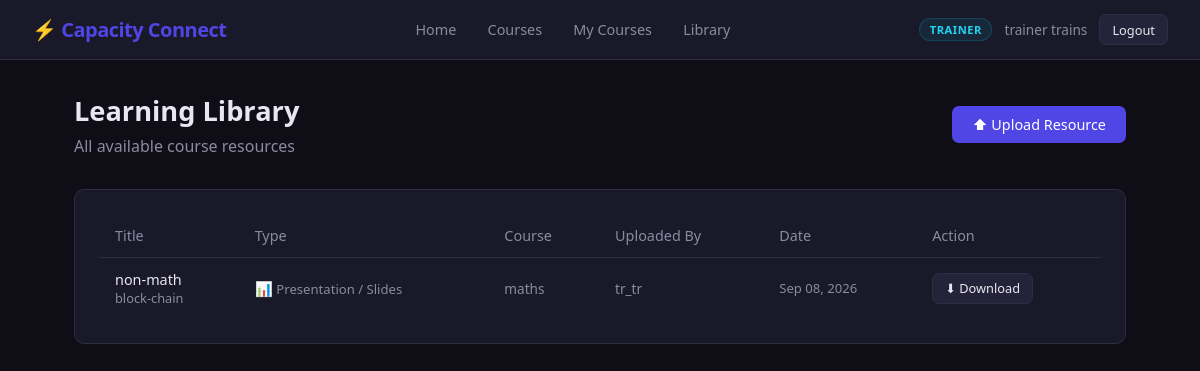
Screenshot of /library/ (signed in) with the database file from the repository.
### accounts/models.py (models this page shows, shortened)
class CustomUser(AbstractUser):
    ROLE_CHOICES = (
        ('TRAINEE', 'Trainee'),
        ('TRAINER', 'Trainer'),
        ('ADMIN', 'Admin'),
    )
    STATUS_CHOICES = (
        ('PENDING', 'Pending Approval'),
        ('ACTIVE', 'Active'),
        ('REJECTED', 'Rejected'),
        ('SUSPENDED', 'Suspended'),
    )
    role = models.CharField(max_length=20, choices=ROLE_CHOICES, default='TRAINEE')
    status = models.CharField(max_length=20, choices=STATUS_CHOICES, default='PENDING')
    objects = CustomUserManager()

### library/models.py (models this page shows, shortened)
class Resource(models.Model):
    RESOURCE_TYPES = [
        ('VIDEO', 'Recorded Lecture'),
        ('SLIDES', 'Presentation / Slides'),
        ('PDF', 'Study Material / PDF'),
        ('OTHER', 'Other'),
    ]
    course = models.ForeignKey(
        'courses.Course',
        on_delete=models.CASCADE,
        related_name='resources'
    )
    uploaded_by = models.ForeignKey(
        settings.AUTH_USER_MODEL,
        on_delete=models.CASCADE,
        related_name='uploaded_resources'
    )
    title = models.CharField(max_length=255)
    description = models.TextField(blank=True)
    resource_type = models.CharField(max_length=10, choices=RESOURCE_TYPES, default='PDF')
    file = models.FileField(upload_to='library/%Y/%m/')
    uploaded_at = models.DateTimeField(auto_now_add=True)
    class Meta:
        ordering = ['-uploaded_at']

### courses/models.py (models this page shows, shortened)
class Course(models.Model):
    title = models.CharField(max_length=255)
    description = models.TextField(blank=True)
    trainer = models.ForeignKey(
        settings.AUTH_USER_MODEL,
        on_delete=models.CASCADE,
        related_name='courses_taught',
        limit_choices_to={'role': 'TRAINER'}
    )
    created_at = models.DateTimeField(auto_now_add=True)
    updated_at = models.DateTimeField(auto_now=True)
    is_active = models.BooleanField(default=True, help_text="Unpublish to hide from trainees")
    class Meta:
        ordering = ['-created_at']

### library/views.py (the view)
# urls.py: path('', views.resource_list_view, name='library_list'),
@login_required
def resource_list_view(request):
    if request.user.role == 'TRAINER':
        resources = Resource.objects.filter(uploaded_by=request.user).select_related('course')
    elif request.user.role == 'ADMIN':
        resources = Resource.objects.all().select_related('course', 'uploaded_by')
    else:
        enrolled_course_ids = Enrollment.objects.filter(
            trainee=request.user
        ).values_list('course_id', flat=True)
        resources = Resource.objects.filter(course_id__in=enrolled_course_ids).select_related('course')
    return render(request, 'library/list.html', {'resources': resources})

### templates/library/list.html (shortened to what this page needs)
{% extends 'base.html' %}
{% block content %}
<div class="page-header d-flex justify-between align-center">
    <div>
        <h1>Learning Library</h1>
        <p class="text-muted">All available course resources</p>
    </div>
    {% if user.role == 'TRAINER' %}
    <a href="{% url 'upload_resource' %}" class="btn btn-primary">⬆ Upload Resource</a>
    {% endif %}
</div>
{% if resources %}
<div class="card">
    <table class="table">
        <thead>
            <tr>
                <th>Title</th>
                <th>Type</th>
                <th>Course</th>
                {% if user.role != 'TRAINEE' %}<th>Uploaded By</th>{% endif %}
                <th>Date</th>
                <th>Action</th>
            </tr>
        </thead>
        <tbody>
            {% for resource in resources %}
            <tr>
                <td>
                    <p style="font-weight:500;">{{ resource.title }}</p>
                    {% if resource.description %}<p class="text-muted" style="font-size:0.8rem;">{{ resource.description|truncatechars:60 }}</p>{% endif %}
                </td>
                <td>
                    {% if resource.resource_type == 'VIDEO' %}🎥
                    {% elif resource.resource_type == 'SLIDES' %}📊
                    {% elif resource.resource_type == 'PDF' %}📄
                    {% else %}📁{% endif %}
                    <span class="text-muted" style="font-size:0.82rem;">{{ resource.get_resource_type_display }}</span>
                </td>
                <td class="text-muted" style="font-size:0.85rem;">{{ resource.course.title }}</td>
                {% if user.role != 'TRAINEE' %}<td class="text-muted" style="font-size:0.85rem;">{{ resource.uploaded_by.username }}</td>{% endif %}
                <td class="text-muted" style="font-size:0.82rem;">{{ resource.uploaded_at|date:"M d, Y" }}</td>
                <td>
                    <a href="{% url 'download_resource' resource.id %}" class="btn btn-secondary btn-sm">⬇ Download</a>
                </td>
            </tr>
            {% endfor %}
        </tbody>
    </table>
</div>
{% endif %}
{% endblock %}

### templates/base.html (shortened to what this page needs)
<!DOCTYPE html>
<html lang="en">
<head>
</head>
<body>
<nav>
    <a href="{% url 'home' %}" class="nav-brand">⚡ Capacity Connect</a>
    <div class="nav-links">
        {% if user.is_authenticated %}
            <a href="{% url 'home' %}">Home</a>
            <a href="{% url 'course_list' %}">Courses</a>
            {% if user.role == 'TRAINER' %}
                <a href="{% url 'trainer_dashboard' %}">My Courses</a>
                <a href="{% url 'library_list' %}">Library</a>
            {% endif %}
        {% endif %}
    </div>
    <div class="nav-user">
        {% if user.is_authenticated %}
            {% if user.role == 'ADMIN' %}
                <span class="badge badge-admin">Admin</span>
            {% elif user.role == 'TRAINER' %}
                <span class="badge badge-trainer">Trainer</span>
            {% else %}
                <span class="badge badge-trainee">Trainee</span>
            {% endif %}
            <span style="font-size:0.85rem; color: var(--text-muted);">{{ user.get_full_name|default:user.username }}</span>
            <a href="{% url 'logout' %}" class="btn btn-secondary btn-sm">Logout</a>
        {% else %}
            <a href="{% url 'login' %}" class="btn btn-secondary btn-sm">Login</a>
            <a href="{% url 'register' %}" class="btn btn-primary btn-sm">Sign Up</a>
        {% endif %}
    </div>
</nav>
<div class="container">
    {% block content %}{% endblock %}
</div>
</body>
</html>

### templates/base.html (style rules this page uses)
*, *::before, *::after { box-sizing: border-box; margin: 0; padding: 0; }
:root { --primary: #4f46e5; --primary-dark: #3730a3; --secondary: #06b6d4; --success: #10b981; --warning: #f59e0b; --danger: #ef4444; --bg: #0f0e17; --surface: #1a1929; --surface2: #24233a; --border: #2e2d45; --text: #e8e6f0; --text-muted: #8b8aa0; --radius: 10px; }
body { font-family: 'Segoe UI', system-ui, -apple-system, sans-serif; background: var(--bg); color: var(--text); min-height: 100vh; }
nav { background: var(--surface); border-bottom: 1px solid var(--border); padding: 0 2rem; display: flex; align-items: center; justify-content: space-between; height: 60px; position: sticky; top: 0; z-index: 100; }
.nav-brand { font-size: 1.25rem; font-weight: 700; color: var(--primary); text-decoration: none; letter-spacing: -0.5px; }
.nav-links { display: flex; gap: 0.25rem; align-items: center; }
.nav-links a { color: var(--text-muted); text-decoration: none; padding: 0.4rem 0.85rem; border-radius: 6px; font-size: 0.9rem; transition: all 0.15s; }
.nav-user { display: flex; align-items: center; gap: 0.75rem; }
.badge { padding: 0.2rem 0.6rem; border-radius: 99px; font-size: 0.7rem; font-weight: 600; text-transform: uppercase; letter-spacing: 0.5px; }
.badge-trainer { background: #0891b222; color: #22d3ee; border: 1px solid #0891b244; }
.container { max-width: 1100px; margin: 0 auto; padding: 2rem 1.5rem; }
.card { background: var(--surface); border: 1px solid var(--border); border-radius: var(--radius); padding: 1.5rem; }
.btn { display: inline-flex; align-items: center; gap: 0.4rem; padding: 0.55rem 1.25rem; border-radius: 7px; border: none; font-size: 0.9rem; font-weight: 500; cursor: pointer; text-decoration: none; transition: all 0.15s; }
.btn-primary { background: var(--primary); color: #fff; }
.btn-secondary { background: var(--surface2); color: var(--text); border: 1px solid var(--border); }
.btn-sm { padding: 0.35rem 0.75rem; font-size: 0.8rem; }
.table { width: 100%; border-collapse: collapse; font-size: 0.9rem; }
.table th { text-align: left; padding: 0.75rem 1rem; color: var(--text-muted); font-weight: 500; border-bottom: 1px solid var(--border); }
.table td { padding: 0.75rem 1rem; border-bottom: 1px solid var(--border); }
.table tr:last-child td { border-bottom: none; }
.page-header { margin-bottom: 2rem; }
.page-header h1 { font-size: 1.7rem; font-weight: 700; }
.page-header p { color: var(--text-muted); margin-top: 0.35rem; }
.text-muted { color: var(--text-muted); }
.d-flex { display: flex; }
.justify-between { justify-content: space-between; }
.align-center { align-items: center; }

### rows the page displays
CustomUser: get_full_name "trainer trains"
Resource: title "non-math", description "block-chain", resource_type "Presentation / Slides", course "maths", uploaded_by.username "tr_tr", uploaded_at "Sep 08, 2026"
